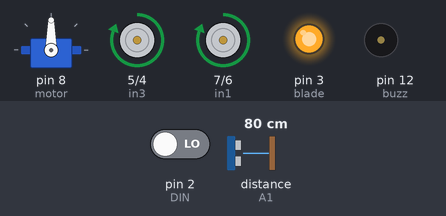
Simulated run of this sketch. Board: Arduino Uno, built with avr-gcc and run on an emulated ATmega328P. On the bench: servo, motor-driver pin pairs drawn as motors (green arrow = first pin HIGH = forward, orange = second pin HIGH = backward, longer = more drive), output pins drawn as LEDs (lit = HIGH), buzzer (waves = sounding, pin HIGH). Wiring (inferred from the names in the program): ultrasonic range finder: trigger A0; echo A1. Inputs (shaded band) come from the test bench; at power-on: distance to the obstacle (sensor on A1) 80 cm, pin 2 (DIN) LOW. The echo pulse lasts 58.3 µs per cm; pins used as bus, display or sensor lines are not drawn.

Above: at 1.2 s.
1.3 s: distance to the obstacle (sensor on A1) set to 15 cm
2.8 s: distance to the obstacle (sensor on A1) set to 12 cm
At 3.5 s:
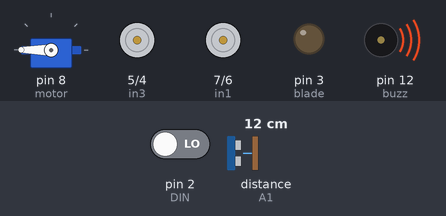
5.8 s: distance to the obstacle (sensor on A1) set to 18 cm
At 8.6 s:
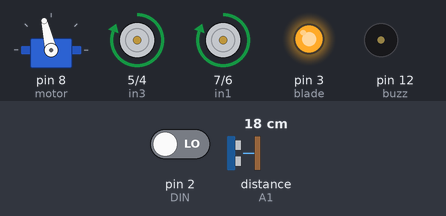
8.8 s: distance to the obstacle (sensor on A1) set to 2 cm
At 10.3 s:
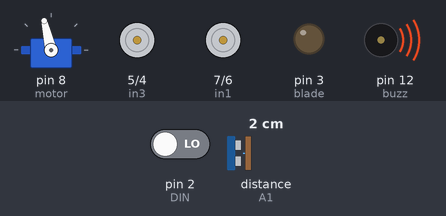
11.8 s: pin 2 (DIN) driven HIGH
13.7 s: distance to the obstacle (sensor on A1) set to 4 cm
At 14.2 s:
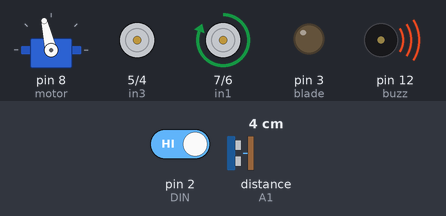
Timing chart, 0 to 16.7 s (numbered marks = the images above; inputs shaded):
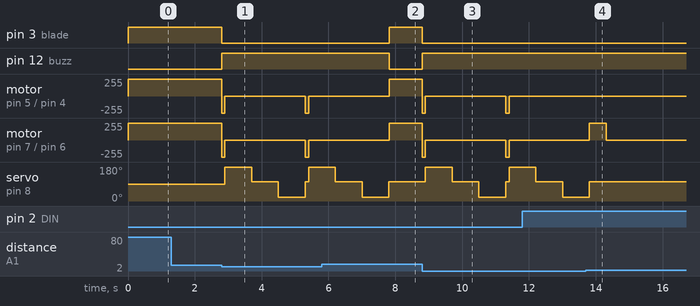

The sketch:

Arduino_Code.ino
```cpp
#include <Servo.h>
#define in1 7
#define in2 6
#define in3 5
#define in4 4
#define blade 3
#define buzz 12
#define Echo A1
#define Trig A0
#define motor 8
#define Speed 170
#define spoint 103

int Left;
int Right;
int L = 0;
int R = 0;
int L1 = 0;
int R1 = 0;
const int DIN = 2;
int value;
Servo servo;

void setup() {
  Serial.begin(9600);
  pinMode(Trig, OUTPUT);
  pinMode(Echo, INPUT);
  pinMode(in1, OUTPUT);
  pinMode(in2, OUTPUT);
  pinMode(in3, OUTPUT);
  pinMode(in4, OUTPUT);
  pinMode(blade, OUTPUT);
  pinMode(buzz, OUTPUT);
  pinMode(DIN, INPUT);
  servo.attach(motor);
}

void loop() {

  value = digitalRead(DIN);
  if (value == HIGH){
    Bluetoothcontrol();
    }
  else if(value == LOW){
    Obstacle();
    }
  }

void Bluetoothcontrol() {
  if (Serial.available() > 0) {
    char inputvalue = char(Serial.read());
    if (inputvalue == 'F') {
      forward();
    }
    else if (inputvalue == 'B') {
      backward();
    }

    else if (inputvalue == 'R') {
      right();
    }

    else if (inputvalue == 'L') {
      left();
    }
    else if (inputvalue == 'S') {
      Stop();
    }
    if (inputvalue == 'o'){
      digitalWrite(blade, HIGH);
      }
      if (inputvalue == 'f'){
      digitalWrite(blade, LOW);
      }

    }
}


void Obstacle() {
  int distance = ultrasonic();
  if (distance <= 12) {
    digitalWrite(buzz,HIGH);
    digitalWrite(blade,LOW);
    Stop();
    backward();
    delay(100);
    Stop();
    L = leftsee();
    servo.write(spoint);
    delay(800);
    R = rightsee();
    servo.write(spoint);
    if (L < R) {
      right();
      delay(500);
      Stop();
      delay(200);
    } else if (L > R) {
      left();
      delay(500);
      Stop();
      delay(200);
    }
  } else {
    forward();
    digitalWrite(blade,HIGH);
    digitalWrite(buzz,LOW);
  }

}
int ultrasonic() {
  digitalWrite(Trig, LOW);
  delayMicroseconds(4);
  digitalWrite(Trig, HIGH);
  delayMicroseconds(10);
  digitalWrite(Trig, LOW);
  long t = pulseIn(Echo, HIGH);
  long cm = t / 29 / 2; //time convert distance
  return cm;
}

void forward() {
      digitalWrite(in1, HIGH);
      digitalWrite(in2, LOW);
      digitalWrite(in3, HIGH);
      digitalWrite(in4, LOW);
}
void backward() {
      digitalWrite(in1, LOW);
      digitalWrite(in2, HIGH);
      digitalWrite(in3, LOW);
      digitalWrite(in4, HIGH);
}
void right() {
      digitalWrite(in1, HIGH);
      digitalWrite(in2, LOW);
      digitalWrite(in3, LOW);
      digitalWrite(in4, LOW);
}
void left() {

      digitalWrite(in1, LOW);
      digitalWrite(in2, LOW);
      digitalWrite(in3, HIGH);
      digitalWrite(in4, LOW);
}
void Stop() {
      digitalWrite(in1, LOW);
      digitalWrite(in2, LOW);
      digitalWrite(in3, LOW);
      digitalWrite(in4, LOW);
}
int rightsee() {
  servo.write(20);
  delay(800);
  Left = ultrasonic();
  return Left;
}

int leftsee() {
  servo.write(180);
  delay(800);
  Right = ultrasonic();
  return Right;
}
```

Measured:
- the behaviour switches between 14 and 13 cm on distance to the obstacle (sensor on A1) (found by bisection; images 0 and 1)
- after the input at 1.3 s, every drawn part: stays the same
- after the input at 2.8 s, pin 3 (blade): HIGH → LOW at once; pin 12 (buzz): LOW → HIGH at once
- after the input at 5.8 s, pin 3 (blade): LOW → HIGH after 2.0 s; pin 12 (buzz): HIGH → LOW after 2.0 s; servo on pin 8 (motor): goes on until 7.8 s, then stays 103°
- after the input at 8.8 s, pin 3 (blade): HIGH → LOW at once; pin 12 (buzz): LOW → HIGH at once
- after the input at 13.7 s, motor on pin 7 (in1) / pin 6 (in2): stopped → forward 255/255 after 0.11 s, → stopped 0.50 s later
